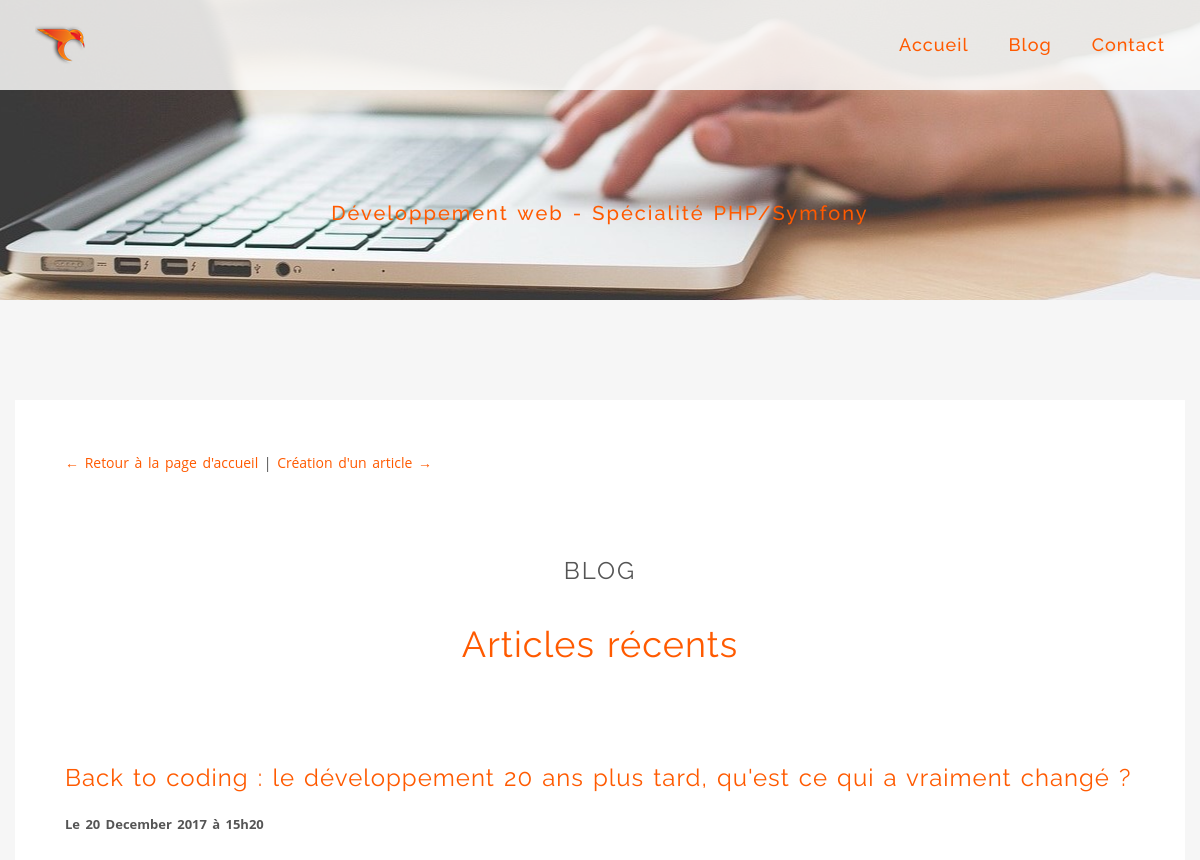
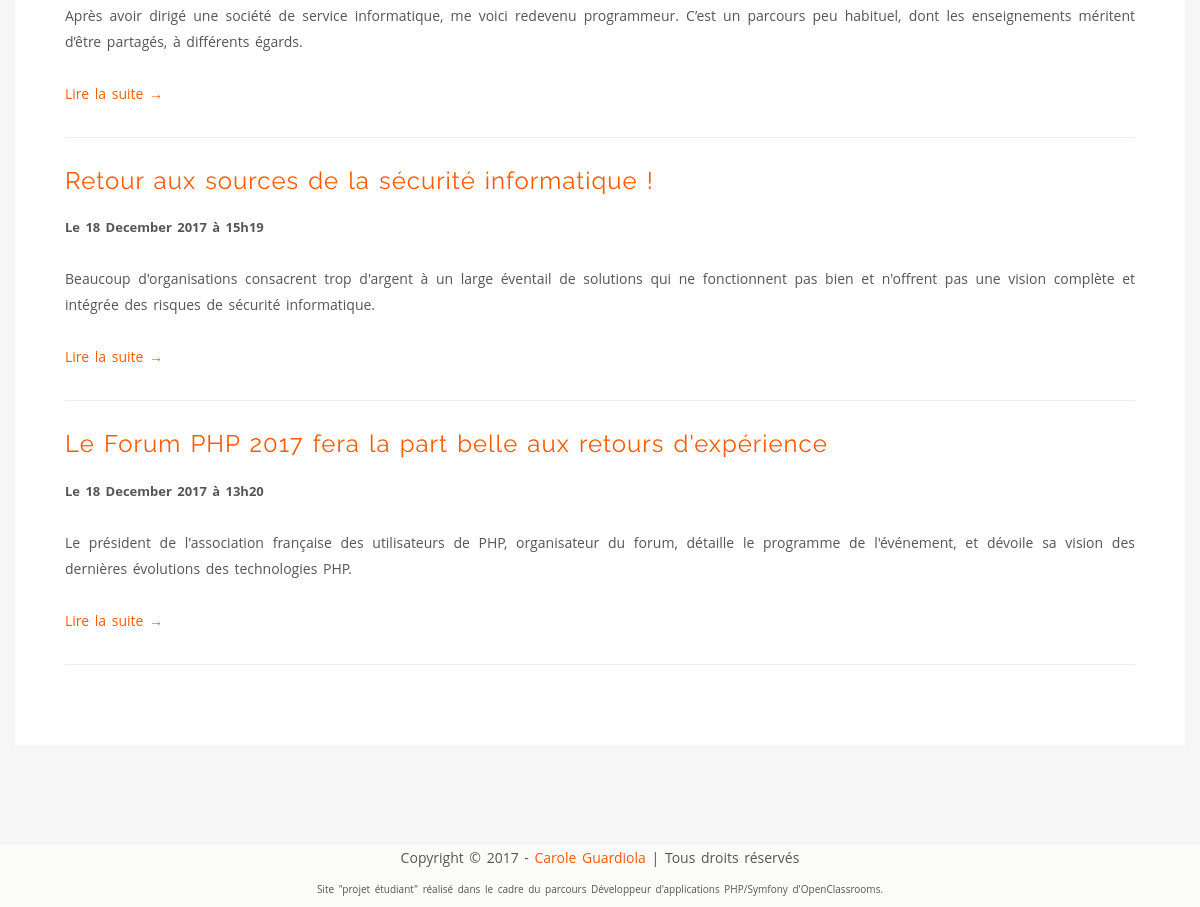
/index.php?action=listPosts, run on the app's committed database (2 pictures, top to bottom).
### tables this page shows
CREATE TABLE IF NOT EXISTS `posts` (
  `id` int(10) UNSIGNED NOT NULL AUTO_INCREMENT,
  `title` varchar(255) NOT NULL,
  `author` varchar(255) NOT NULL,
  `trailer` varchar(255) NOT NULL,
  `content` longtext NOT NULL,
  `dateCreation` datetime NOT NULL DEFAULT CURRENT_TIMESTAMP,
  `dateUpdate` datetime DEFAULT NULL,
  `dateDelete` datetime DEFAULT NULL,
  PRIMARY KEY (`id`)
);

### controller/PostController.php (called while the page is built, shortened)
<?php
class PostController
{
    public function listPosts()
    {
        $postManager = new PostManager();
        $posts = $postManager->getListPosts();
        require('view/frontend/listPostsView.php');
    }
}

### model/DBConnexion.php (called while the page is built, shortened)
<?php
class DBConnexion
{
    private static $db;
    public static function dbConnect()
    {
        $params = [
            'host'=>'localhost;',
            'dbname'=>'blog;charset=utf8',
            'username'=>'root',
            'password'=>''
        ];
        if(self::$db === null) {
            $db = new PDO('mysql:host='.$params['host'].'dbname='.$params['dbname'],
                    $params['username'],$params['password']
            );
            $db->setAttribute(PDO::ATTR_ERRMODE, PDO::ERRMODE_EXCEPTION);
        }
        return $db;
    }
}

### model/PostManager.php (called while the page is built, shortened)
<?php
class PostManager
{
	private $db;
    public function __construct()
    {
        $this->db = DBConnexion::dbConnect();
    }
    public function getListPosts()
    {
        $req = $this->db->query('SELECT id, title, author, trailer, content, dateCreation, dateUpdate, dateDelete FROM posts ORDER BY dateUpdate DESC LIMIT 0, 5');
        $req->execute();
        $req->setFetchMode(PDO::FETCH_CLASS | PDO::FETCH_PROPS_LATE, '\CaroleGuardiola\P5OCBlog\Model\Post');
        return $req->fetchAll();
    }
}

### model/Post.php (called while the page is built, shortened)
<?php
class Post
{
    private   $id;
    private   $title;
    private   $trailer;
    private   $dateCreation;
    private   $dateUpdate;
    public function getId()
    {
        return $this->id;
    }
    public function getTitle()
    {
        return $this->title;
    }
    public function getTrailer()
    {
        return $this->trailer;
    }
    public function getDateCreationFr()
    {
        $dateFr = utf8_encode(strftime('%d %B %Y', strtotime($this->dateCreation)));
        $heureFr = utf8_encode(strftime('%Hh%M', strtotime($this->dateCreation)));
        return $dateFr . ' à ' . $heureFr;
    }
    public function getDateUpdateFr()
    {
        $dateFr = utf8_encode(strftime('%d %B %Y', strtotime($this->dateUpdate)));
        $heureFr = utf8_encode(strftime('%Hh%M', strtotime($this->dateUpdate)));
        return $dateFr . ' à ' . $heureFr;
    }
}

### view/frontend/listPostsView.php (the view, shortened to what this page needs)
<div class="container content">
	<div class="row page-wrapper">
		<section class="blog" id="blog">
				<div class="row">
					<div class="col-md-12">
						<a href="index.php" class="more-link"><span class="meta-nav">&larr;</span> Retour à la page d'accueil</a> |
						<a href="index.php?action=creationPost" class="more-link">Création d'un article <span class="meta-nav">&rarr;</span></a>
						<div class="section-title st-center">
							<h3>Blog</h3>
							<h1>Articles récents</h1>
						</div>
					</div>
				</div>
				<div class="row">
					<div class="col-md-12">
						<?php foreach ($posts as $blogPosts):?>
							<div class="blog-post">
								<h3 class="post-title">
									<a href="index.php?action=post&amp;id=<?= $blogPosts->getId(); ?>" class="more-link"><?= htmlspecialchars($blogPosts->getTitle());?></a>
								</h3>
								<div class="post-meta">
									<p><strong>
										<?php
											if ($blogPosts->getDateCreationFr() != $blogPosts->getDateUpdateFr()) {
										    	echo 'Le ', htmlspecialchars($blogPosts->getDateUpdateFr());
										    }
										    else {
										    	echo 'Le ', htmlspecialchars($blogPosts->getDateCreationFr());
											}
								    	?>
								    </strong></p>
								</div>
								<div class="post-content">
									<p><?= htmlspecialchars($blogPosts->getTrailer());?></p>
		                      		<p><a href="index.php?action=post&amp;id=<?= $blogPosts->getId(); ?>" class="more-link">Lire la suite <span class="meta-nav">&rarr;</span></a></p>
		                      	</div>
							</div>
							<hr class="divider">
						<?php endforeach;?>
					</div>
				</div>
		</section>
	</div>
</div>
<?php $content=ob_get_clean(); ?>
<?php require('templatePosts.php'); ?>

### index.php (shortened to what this page needs)
<?php
try {
        $db = DBConnexion::dbConnect();
        $controller = new PostController($db);
        $controllerContact = new ContactFormController();
        if (isset($_GET['action'])) {
            if ($_GET['action'] == 'listPosts') {
                $controller->listPosts();
            }
            elseif ($_GET['action'] == 'creationPost') {
                $controller->createPostPage();
            }
            else {
                $controllerContact->home();
            }
        }
        else {
            $controllerContact->home();
        }
}
catch(Exception $e) {
    require ('view/frontend/errorsView.php');
}

### view/frontend/templatePosts.php (shortened to what this page needs)
<section class="home_blog" id="home">
	<div class="container">
		<div class="row">
			<div class="col-md-12">
				<div class="st-home-unit-blog">
					<div class="hero-txt">
						<p class="hero-work">Développement web - Spécialité PHP/Symfony</p>
					</div>
				</div>
			</div>
		</div>
	</div>
</section>
<?= $content ?>
<?php $content=ob_get_clean(); ?>
<?php require('template.php'); ?>

### view/frontend/template.php (shortened to what this page needs)
<!DOCTYPE html>
<html lang="fr">
	<head>
		<link href="public/css/bootstrap.min.css" rel="stylesheet">
		<link href="public/css/font-awesome.min.css" rel="stylesheet">
		<link href="public/css/devicons.min.css" rel="stylesheet">
		<link href="public/css/owl.carousel.css" rel="stylesheet">
		<link href="public/css/owl.theme.css" rel="stylesheet">
		<link href="public/css/owl.transitions.css" rel="stylesheet">
		<link href="public/css/style.css" rel="stylesheet">
	</head>
	<body data-spy="scroll" data-target=".main-nav">
		<header class="st-navbar">
			<nav class="navbar navbar-default navbar-fixed-top clearfix" role="navigation">
				<div class="container">
					<div class="navbar-header">
						<a class="navbar-brand" href="index.php"><img src="public/images/logo.png" alt="logo"></a>
					</div>
					<div class="collapse navbar-collapse main-nav" id="sept-main-nav">
						<ul class="nav navbar-nav navbar-right">
							<li><a href="index.php">Accueil</a></li>
							<li class="dropdown">
				              <a class="dropdown-toggle" data-toggle="dropdown" data-target="#" href="javascript:;">
				                Blog
				              </a>
				            </li>
							<li><a href="index.php#contact">Contact</a></li>
						</ul>
					</div>
				</div>
			</nav>
		</header>
		<?= $content ?>
		<footer id="footer">
			<div class="container">
				<div class="text-center">
					<p>Copyright &copy; 2017 - <a href="index.php">Carole Guardiola</a> | Tous droits réservés</p>
					<p style="font-size: 10px;">Site "projet étudiant" réalisé dans le cadre du parcours Développeur d'applications PHP/Symfony d'OpenClassrooms.</p>
				</div>
			</div>
		</footer>
	</body>
</html>

### public/css/style.css (style rules this page uses)
body { font-family: "Open Sans"; background: rgba(246,246,246,1); color: #555555; font-weight: 400; font-size: 14px; line-height: 26px; word-spacing: 2px; -webkit-font-smoothing: antialiased; }
p { margin-bottom: 26px; }
a { color: #ff5a00; text-decoration: none !important; -webkit-transition: color 0.3s; transition: color 0.3s; }
h1, h2, h3, h4, h5, h6 { font-family: "Raleway"; color: #ff5a00; letter-spacing: 1px; font-weight: 400; }
.navbar-default { background-color: rgba(251, 251, 250, 0.85); border-width: 0; margin-bottom: 0 !important; -webkit-transition: background-color 0.3s, height 0.3s; transition: background-color 0.3s, height 0.3s; }
.navbar-default .navbar-brand { font-family: "Raleway"; font-size: 18px; font-weight: 500; letter-spacing: 1px; padding-left: 20px; padding-right: 20px; color: #ff5a00; -webkit-transition: color 0.3s, background-color 0.3s, padding 0.3s; transition: color 0.3s, background-color 0.3s, padding 0.3s; }
.navbar-brand { height: auto; -webkit-transition: padding 0.3s; transition: padding 0.3s; }
.navbar-brand img { height: 60px; -webkit-transition: height 0.3s; transition: height 0.3s; }
.navbar-nav > li > a { font-family: "Raleway"; font-size: 18px; font-weight: 500; letter-spacing: 1px; padding-left: 20px; padding-right: 20px; color: #fff; -webkit-transition: color 0.3s, background-color 0.3s, padding 0.3s; transition: color 0.3s, background-color 0.3s, padding 0.3s; }
.navbar-default .navbar-nav > li > a { color: #ff5a00; }
.home_blog { background-image: url(../images/notebook_6.jpg); background-position: top center; background-attachment: fixed; background-repeat: no-repeat; background-color: #000; padding: 0px 0; position: relative }
.home_blog .st-home-unit-blog { position: relative; min-height: 300px; }
.home_blog .hero-txt { color: #ff5a00; text-align: center; padding-top: 200px; }
.home_blog .hero-txt .hero-work { font-family: "Raleway"; font-weight: 500; letter-spacing: 2px; margin-bottom: 0; font-size: 20px; }
.home_blog .hero-txt .hero-work:after { content: ""; display: block; width: 200px; height: 4px; margin: 20px auto 0; background-color: transparent; border-color: rgba(255, 255, 255, 0.3); }
.content { padding-top: 100px; padding-bottom: 100px; }
.page-wrapper { padding: 50px; background-color: #fff; }
.section-title { margin-bottom: 70px; }
.section-title h3 { font-family: "Raleway"; text-transform: uppercase; color: #555555; font-weight: 400; letter-spacing: 2px; font-size: 24px; line-height: 48px; display: inline-block; *display: inline; *zoom: 1; clear: both; position: relative; padding: 0 10px; }
.section-title.st-center, .section-title.st-center ul { text-align: center; }
.section-title.st-center:before { margin: auto; }
.section-title:before { content: ""; display: block; width: 150px; height: 51px; background-repeat: no-repeat; }
.divider { margin: 30px 0; }
.blog-post { margin-top: 30px; margin-bottom: 30px; }
.blog-post .post-meta { margin-bottom: 10px; font-size: 13px; }
.blog-post .post-meta strong { color: #555555; }
.blog-post .post-title { margin-top: 0; margin-bottom: 20px; }
.post-content { text-align: justify; }
footer p { margin-bottom: 5px; }
footer { background-color: #fbfbfa; }
@media (min-width: 768px) { .navbar-nav { margin: 7.5px -15px; } }
@media (min-width: 768px) { .navbar-nav > li > a { padding-top: 27px; padding-bottom: 27px; } }

### data on the page
posts: title "Back to coding : le développement 20 ans plus tard, qu'est ce qui a vraiment changé ?", dateCreation "20 December 2017 à 15h20", trailer "Après avoir dirigé une société de service informatique, me voici redevenu programmeur. C’est un parcours peu habituel, dont les enseignements méritent d’être partagés, à différents égards."
posts: title "Retour aux sources de la sécurité informatique !", dateUpdate "18 December 2017 à 15h19", trailer "Beaucoup d'organisations consacrent trop d'argent à un large éventail de solutions qui ne fonctionnent pas bien et n'offrent pas une vision complète et intégrée des risques de sécurité informatique."
posts: title "Le Forum PHP 2017 fera la part belle aux retours d'expérience", dateUpdate "18 December 2017 à 13h20", trailer "Le président de l'association française des utilisateurs de PHP, organisateur du forum, détaille le programme de l'événement, et dévoile sa vision des dernières évolutions des technologies PHP."
